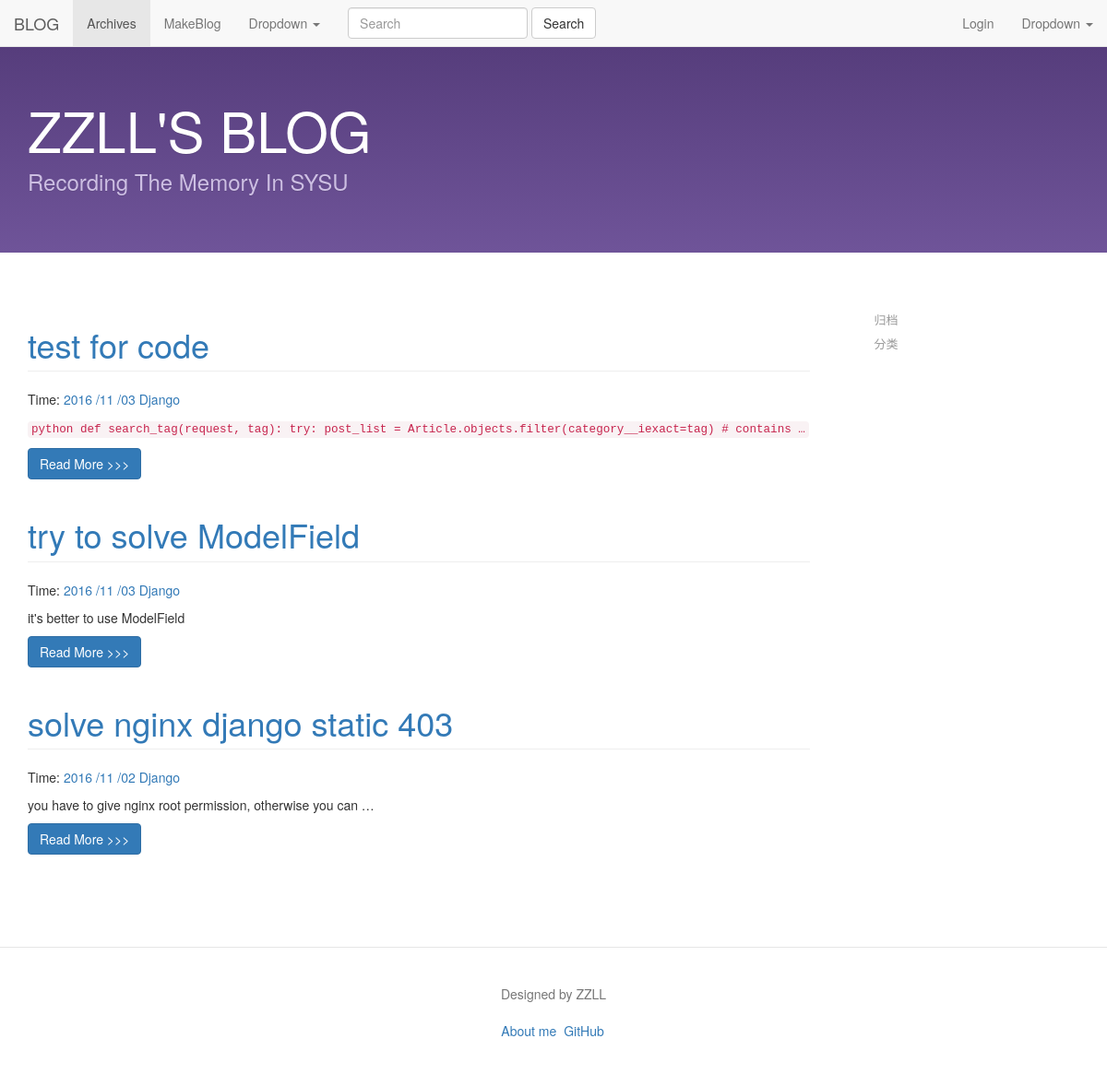
The app's page /, older data.
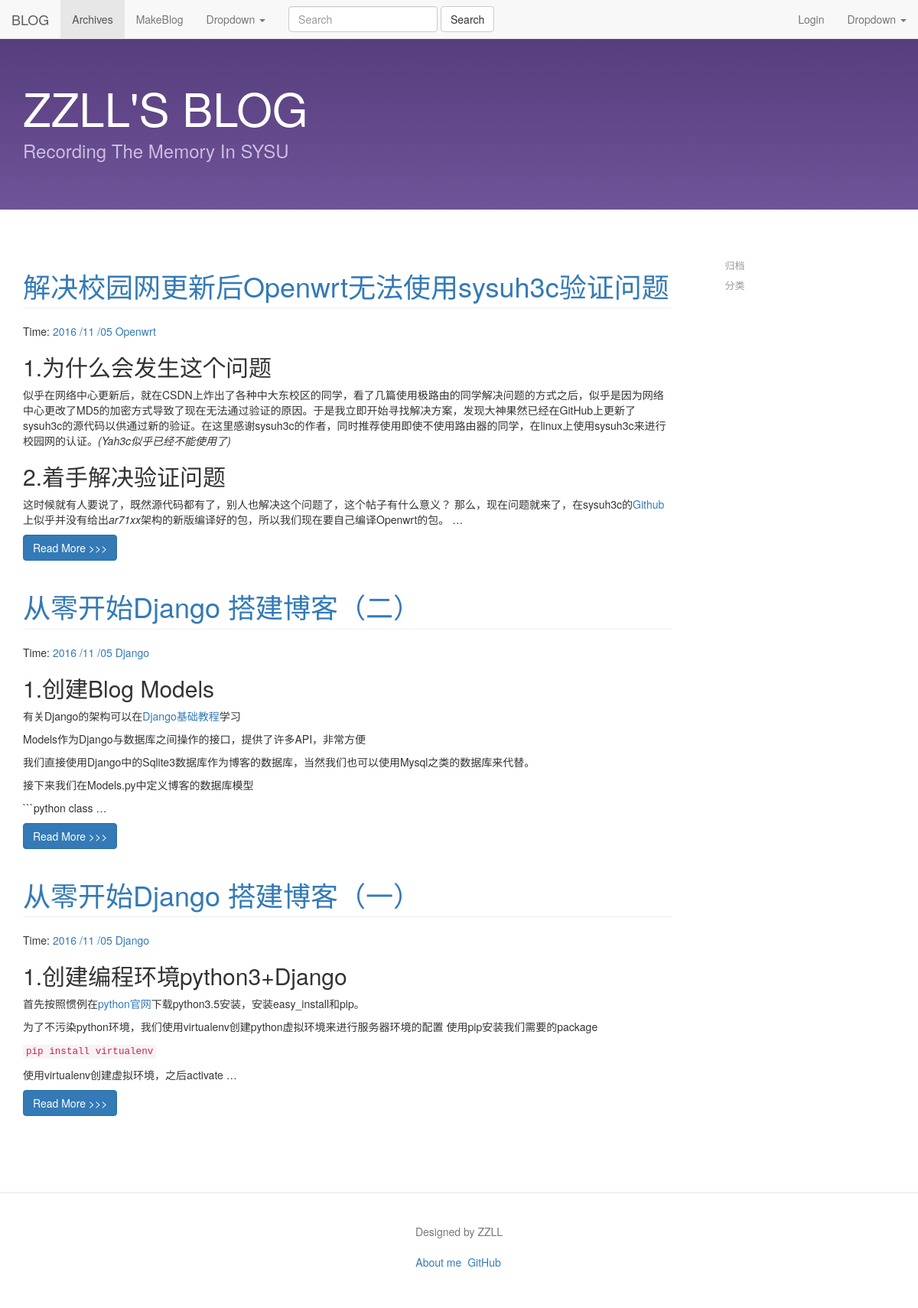
The same page, newer data.
### my_blog/models.py (models this page shows, shortened)
class Article(models.Model):
    title = models.CharField(max_length=100)
    category = models.CharField(max_length=50, blank=True)
    date_time = models.DateTimeField(auto_now_add=True)
    content = models.TextField(blank=True, null=True)
    class Meta:
        ordering = ['-date_time']

### my_blog/views.py (the view)
# urls.py: 2. Add a URL to urlpatterns:  url(r'^$', views.home, name='home')
def home(request):
    posts = Article.objects.all()
    paginator = Paginator(posts, 5)
    page = request.GET.get('page')
    try :
        post_list = paginator.page(page)
    except PageNotAnInteger :
        post_list = paginator.page(1)
    except EmptyPage :
        post_list = paginator.page(paginator.num_pages)
    return render(request, 'home.html', {'post_list' : post_list})

### templates/home.html (shortened to what this page needs)
{% extends "base.html" %}
{% load markdown_deux_tags %}
{% block content %}
    <div class="posts">
        {% for post in post_list %}
            {% if post.title != "" %}
                <section class="post">
                <header class="post-header">
                    <h1 class="post-title page-header"><a href="{% url "detail" id=post.id %}">{{ post.title }}</a></h1>
                    <p class="post-meta">
                        Time: <a class="post-author" href="#">{{ post.date_time |date:"Y /m /d" }}</a>
                        <a class="post-category post-category-js"
                           href="{% url "search_tag" tag=post.category %}">{{ post.category|title }}</a>
                    </p>
                </header>
                <div class="post-description">
                    <p>
                        {{ post.content|markdown:'recipe'|truncatewords_html:10 }}
                    </p>
                </div>
                <a class="btn btn-primary" href="{% url "detail" id=post.id %}" role="button">Read More >>> </a>
            {% endif %}
        </section>
        {% endfor %}
    </div>
{% endblock %}

### templates/base.html (shortened to what this page needs)
<!doctype html>
<html lang="en">
<head>
    <link rel="stylesheet" href="http://picturebag.qiniudn.com/blog.css">
    <link href=" /static/css/docs.min.css" rel="stylesheet">
    <link rel="stylesheet" href="http://cdn.bootcss.com/bootstrap/3.3.0/css/bootstrap.min.css">
    <link href="/static/css/style.css" rel="stylesheet">
</head>
<body>
<nav class="navbar navbar-default navbar-fixed-top bs-docs-nav" role="navigation" id="top">
    <div class="container-fluid">
        <div class="navbar-header">
            <a class="navbar-brand" href="/">BLOG</a>
        </div>
        <div class="collapse navbar-collapse" id="bs-example-navbar-collapse-1">
            <ul class="nav navbar-nav">
                <li class="active"><a href="/archives/">Archives</a></li>
                <li><a href="/makeBlog/">MakeBlog</a></li>
                <li class="dropdown">
                    <a href="#" class="dropdown-toggle" data-toggle="dropdown">Dropdown <span class="caret"></span></a>
                </li>
            </ul>
            <form class="navbar-form navbar-left" role="search" action="/search/" method="get">
                <div class="form-group">
                    <input type="text" class="form-control" placeholder="Search" name="search">
                </div>
                <button type="submit" class="btn btn-default">Search</button>
            </form>
            <ul class="nav navbar-nav navbar-right">
                <li><a href="/login/">Login</a></li>
                <li class="dropdown">
                    <a href="#" class="dropdown-toggle" data-toggle="dropdown">Dropdown <span class="caret"></span></a>
                </li>
            </ul>
        </div>
    </div>
</nav>
<div class="bs-docs-header" id="content">
    <div class="container">
        <h1>ZZLL'S BLOG</h1>
        <p>Recording The Memory In SYSU</p>
    </div>
</div>
<div class="container bs-docs-container" id="BlogContent">
    <div class="row">
        <div class="col-md-9" role="main">
            {% block content %}
            {% endblock %}
        </div>
        <div class="col-md-3">
            <div class="bs-docs-sidebar hidden-print hidden-xs hidden-sm" role="complementary">
                <ul class="nav bs-docs-sidenav">
                    <li>
                        <a href="/archives/">归档</a>
                    </li>
                    <li>
                        <a href="#BlogContent">分类</a>
                    </li>
                </ul>
            </div>
        </div>
    </div>
</div>
<footer class="bs-docs-footer" role="contentinfo">
    <div class="container">
        <p>Designed by ZZLL</p>
        <ul class="bs-docs-footer-links muted">
            <li><a href="#">About me</a></li>
            <li><a href="https://github.com/maho-1996/BlogProject">GitHub</a></li>
        </ul>
    </div>
</footer>
</body>
</html>

### static/css/style.css (style rules this page uses)
body { padding-top: 50px; }

Row changes from the older to the newer data that the page shows:
removed Article: title "test for code", date_time "2016 /11 /03", category "Django", content "python def search_tag(request, tag): try: post_list = Article.objects.filter(category__iexact=tag) # contains …"
removed Article: title "try to solve ModelField", date_time "2016 /11 /03", category "Django", content "it's better to use ModelField"
removed Article: title "solve nginx django static 403", date_time "2016 /11 /02", category "Django", content "you have to give nginx root permission, otherwise you can …"
added Article: title "解决校园网更新后Openwrt无法使用sysuh3c验证问题", date_time "2016 /11 /05", category "Openwrt", content "1.为什么会发生这个问题 似乎在网络中心更新后，就在CSDN上炸出了各种中大东校区的同学，看了几篇使用极路由的同学解决问题的方式之后，似乎是因为网络中心更改了MD5的加密方式导致了现在无法通过验证的原因。于是我立即开始寻找解决方案，发现大神果然已经在GitHub上更新了sysuh3c的源代码以供通过新的验证。在这里感谢sysuh3c的作者，同时推荐使用即使不使用路由器的同学，在linux上使用sysuh3c来进行校园网的认证。 (Yah3c似乎已经不能使用了) 2.着手解决验证问题 这时候就有人要说了，既然源代码都有了，别人也解决这个问题了，这个帖子有什么意义？ 那么，现在问题就来了，在sysuh3c的 Github 上似乎并没有给出 ar71xx 架构的新版编译好的包，所以我们现在要自己编译Openwrt的包。 …"
added Article: title "从零开始Django 搭建博客（二）", date_time "2016 /11 /05", category "Django", content "1.创建Blog Models 有关Django的架构可以在 Django基础教程 学习 Models作为Django与数据库之间操作的接口，提供了许多API，非常方便 我们直接使用Django中的Sqlite3数据库作为博客的数据库，当然我们也可以使用Mysql之类的数据库来代替。 接下来我们在Models.py中定义博客的数据库模型 ```python class …"
added Article: title "从零开始Django 搭建博客（一）", date_time "2016 /11 /05", category "Django", content "1.创建编程环境python3+Django 首先按照惯例在 python官网 下载python3.5安装，安装easy_install和pip。 为了不污染python环境，我们使用virtualenv创建python虚拟环境来进行服务器环境的配置 使用pip安装我们需要的package pip install virtualenv 使用virtualenv创建虚拟环境，之后activate …"
